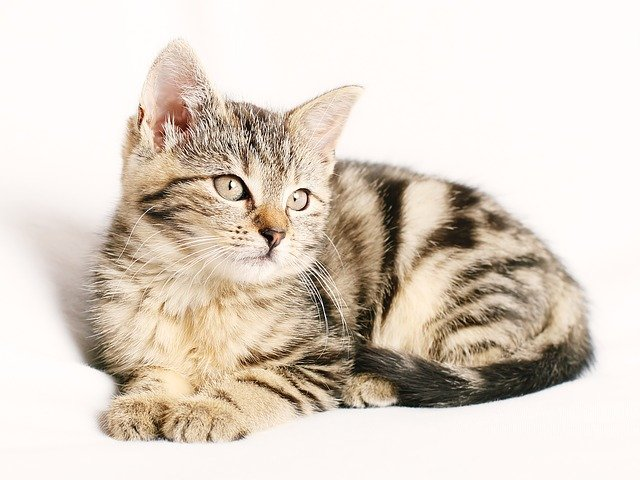
#> input picture Test/Free_Image_12.jpg, 640 x 480 px
$ python code24.py
#> lines starting #> are read from the running program, lines starting #| are printed output that depends on the picture; after the words box and inside, x2 and y2 are one past the last pixel; in counts of white or black regions, pixels touching at a corner belong together
import cv2

color_image = cv2.imread('Free_Image_12.jpg', cv2.IMREAD_COLOR)
#> color_image is the input picture: shape (480, 640, 3); mean B, G, R 199.1, 210.7, 221.6
gray_image = cv2.cvtColor(color_image, cv2.COLOR_BGR2GRAY)
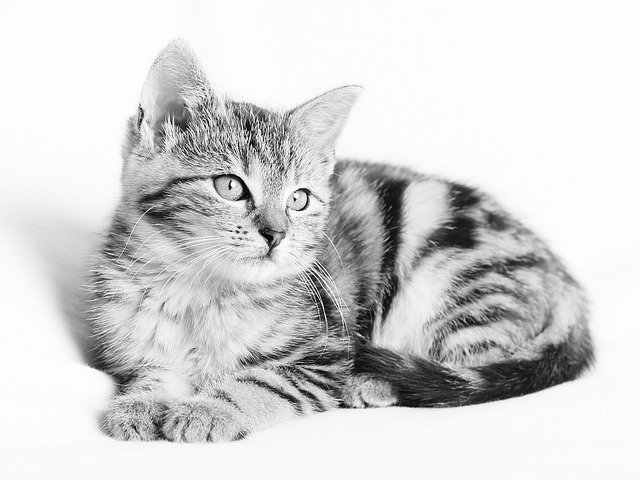
#> gray_image: shape (480, 640); min 0, max 255, mean 212.7
#> slider 'THRESHOLD' is set to 85


def changing_threshold(x: int) -> None:
#> called with x = 85
    (_, threshold_image) = cv2.threshold(src=gray_image,
                                         thresh=x,
                                         maxval=255,
                                         type=cv2.THRESH_BINARY)
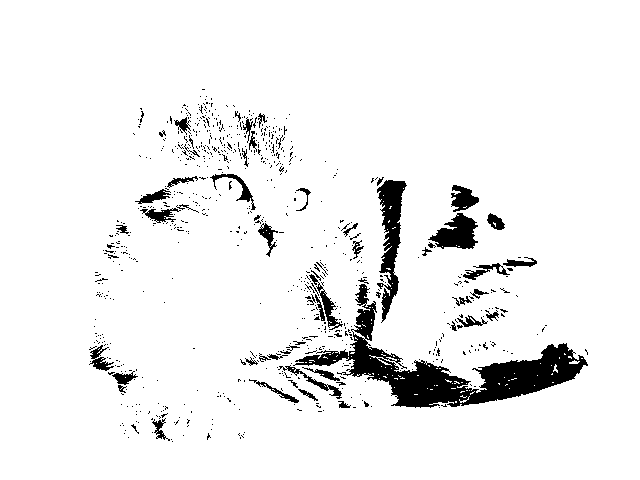
#> threshold_image: shape (480, 640); 93.7% white; 775 black regions (716 under 20 px), largest, box (x1, y1, x2, y2) and area: (293, 284, 588, 408) 8598, (377, 180, 407, 323) 1939, (428, 213, 478, 249) 1046
    cv2.imshow(winname='THRESHOLD Image', mat=threshold_image)
    return None


cv2.namedWindow('THRESHOLD Image')
cv2.createTrackbar('THRESHOLD', 'THRESHOLD Image', 0, 255, changing_threshold)

# cv2.imshow('Threshold',gray_image)
cv2.waitKey(0)
cv2.destroyAllWindows()

$ run again, with Test/Free_Image_11.jpg copied over Test/Free_Image_12.jpg
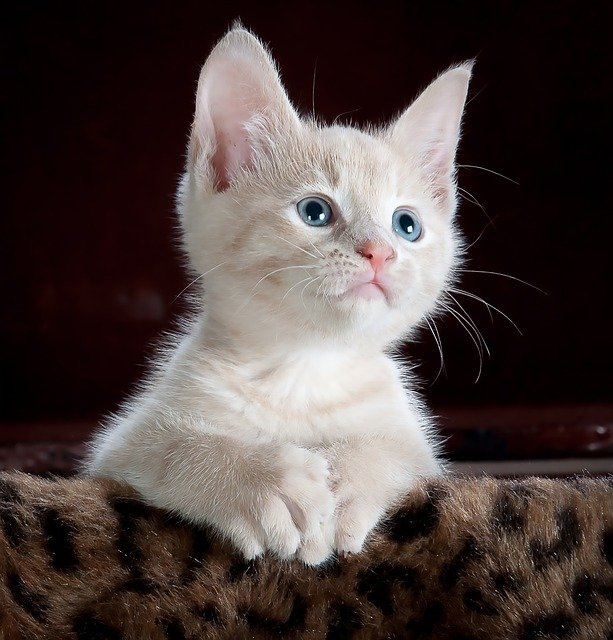
#> input picture Test/Free_Image_11.jpg, 613 x 640 px
#> color_image is the input picture: shape (640, 613, 3); mean B, G, R 64.3, 66.9, 78.5
#> `gray_image = cv2.cvtColor(color_image, cv2.COLOR_BGR2GRAY)`:
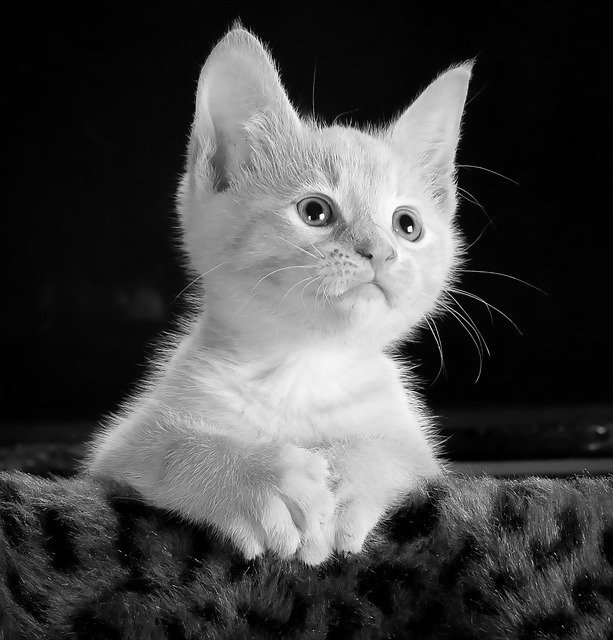
#> gray_image: shape (640, 613); min 0, max 255, mean 70.1
#> in changing_threshold, `(_, threshold_image) = cv2.threshold(src=gray_image, thresh=x, maxval=..`:
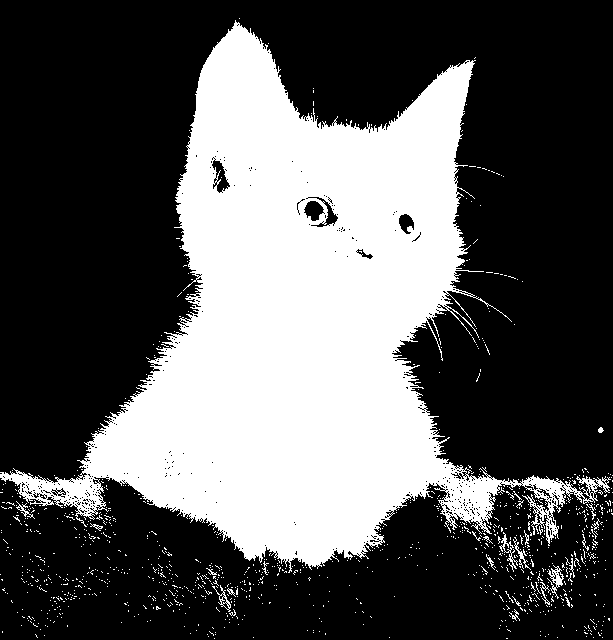
#> threshold_image: shape (640, 613); 34.4% white; 1101 white regions (1078 under 20 px), largest, box (x1, y1, x2, y2) and area: (0, 20, 611, 573) 131457, (547, 565, 564, 599) 196, (499, 532, 518, 572) 160
